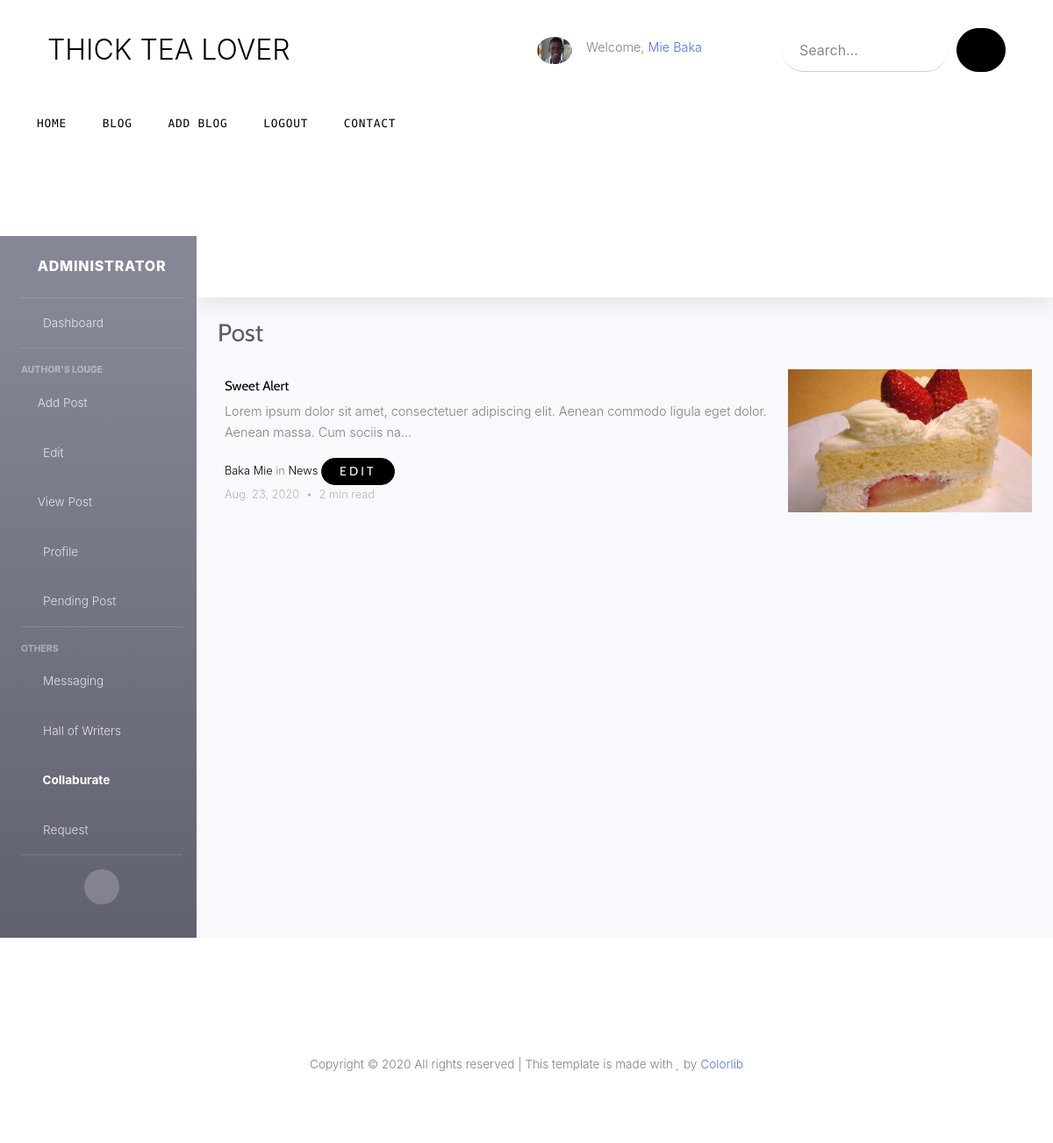
Screenshot of /dashboard/jj/posts-collaburation (signed in) with the database file from the repository.
### blog/models.py (models this page shows, shortened)
class Profile(models.Model):
    user = models.OneToOneField(User, null=True, on_delete=models.CASCADE)
    email_confirmed = models.BooleanField(default=False)
    number_of_post = models.IntegerField(null=True)
    number_of_views = models.IntegerField(null=True, default=0)
    profile_complete = models.BooleanField(null=True, default=False)
    birth_date = models.DateField(null=True , blank=True)
    bio = models.TextField(max_length=200 , null=True, blank=True)
    sex = models.CharField(max_length=6 , null=True, blank=True)
    location = models.CharField(max_length=30 , choices=COUNTRY, null=True, blank=True)
    cover_image = models.ImageField(default='default_image.jpg', null=True, upload_to='profile/images/')
    linkedin = models.URLField(max_length=80, null=True)
    twitter = models.URLField(max_length=80, null=True)
    github = models.URLField(max_length=80, null=True)
    whatsapp = models.URLField(null=True)
    visibility = models.BooleanField(null=True, default=False)

class Post(models.Model):
    author = models.ForeignKey(User, null = True, on_delete = models.SET_NULL, related_name='publisher')
    title = models.CharField(max_length=30, verbose_name="Post title")
    slug = models.SlugField(unique=True, max_length=100, null=True)
    body = RichTextUploadingField()
    created_on = models.DateTimeField(auto_now_add=True)
    cover_image = models.ImageField(default='teadefault.jpg', upload_to='images/')
    last_modified = models.DateTimeField(auto_now=True, blank=True)
    published_flag = models.BooleanField(null=True, default=False)
    status = models.CharField(max_length=7, null=True)
    number_of_comments = models.IntegerField(null=True)
    favorite = models.BooleanField(null=True)
    read_duration = models.IntegerField(null=True, default=3)
    number_of_views = models.IntegerField(null=True, default=0)
    new_tag = models.ManyToManyField('Tags', related_name='tag')
    categories = models.ManyToManyField('Category', related_name='posts')
    approved_by = models.ForeignKey(User, null=True, on_delete=models.SET_NULL, related_name='approval_officer' )
    def __str__(self):
        return self.title

class Category(models.Model):
    name = models.CharField(max_length=20, unique=True)
    added_by = models.ForeignKey(User, null=True, on_delete = models.CASCADE)
    created_on = models.DateTimeField(auto_now_add=True, null=True)

### blog/views.py (the view)
# urls.py: path("dashboard/<author>/posts-collaburation", views.dashboard_collabutation_view, name="dashboard_collabutation_view"),
@login_required
def dashboard_collabutation_view(request, author):
    if request.user.is_authenticated:
        try:
            _qs = User.objects.get(username=author)
            posts = Collaburating_author.objects.filter(requested_author=_qs).order_by('-created_on')
            post_list = []
            for pl_qs in posts:
                post_list.append(pl_qs.post)
            posts = Post.objects.filter(title__in=post_list)
        except Exception:
            pass
    context = {
        "bt_highlighted_dashboard_collabutation_view": True,
        "posts": posts,
        "author": author
    }
    return render(request, 'dashboard_view_post_collaburation.html', context)

### blog/templates/dashboard_view_post_collaburation.html (shortened to what this page needs)
{% extends "dashboard.html" %}
{% load static %}
{% block dashboard %}
<div class="container-fluid">
    <div class="d-sm-flex align-items-center justify-content-between mb-4">
        <h1 class="h3 mb-0 text-gray-800">Post</h1>
    </div>
    {% for post in posts %}
    <div class="post-entry-2 d-flex">
        <div class="thumbnail order-md-2" style="background-image: url('{{ post.cover_image.url }}')">
        </div>
        <div class="contents order-md-1 pl-2">
            {% if 'Ready' == post.status %}
            <h2><a href="{% url 'blog:blog_detail' slug=post.slug %}">{{ post.title }}</a></h2>
            {% endif %}
            <p class="mb-3">{{ post.body | truncatechars_html:120  | safe }}</p>
            <div class="post-meta">
                <span class="d-block">
                    <a href="{% url 'blog:blog_author' post.author %}">
                        {{ post.author.last_name }}
                        {{ post.author.first_name }}</a>
                    in
                    {% for category in post.categories.all %}
                    <a href="{% url 'blog:blog_category' category.name %}">{{ category.name }}</a>
                    {% endfor %}
                    {% if user.is_authenticated %}
                    <a href="{% url 'blog:collaburation_edit_blog' slug=post.slug   %}" onclick=""><span
                            class="btn btn-sm btn-success">Edit</span></a>
                    {% endif %}
                </span>
                <span class="date-read">{{ post.created_on.date }} <span class="mx-1">&bullet;</span>
                    {{ post.read_duration }} min
                    read
            </div>
        </div>
    </div>
    {% endfor %}
</div>
{% endblock %}

### templates/base.html (shortened to what this page needs)
{% load static %}
<!DOCTYPE html>
<html lang="en">
<head>
  <link rel="stylesheet" href="{% static 'fonts/icomoon/style.css' %}">
  <link rel="stylesheet" href="{% static 'css/bootstrap.min.css' %}">
  <link rel="stylesheet" href="{% static 'Bootstrap_Extra/css/bootstrap-select.css' %}">
  <link rel="stylesheet" href="{% static 'css/nav_tab.css' %}">
  <link rel="stylesheet" href="{% static 'css/jquery-ui.css' %}">
  <link rel="stylesheet" href="{% static 'css/tagsinput.css' %}">
  <link rel="stylesheet" href="{% static 'css/owl.carousel.min.css' %}">
  <link rel="stylesheet" href="{% static 'css/owl.theme.default.min.css' %}">
  <link rel="stylesheet" href="{% static 'css/owl.theme.default.min.css' %}">
  <link rel="stylesheet" href="{% static 'css/jquery.fancybox.min.css' %}">
  <link rel="stylesheet" href="{% static 'css/bootstrap-datepicker.css' %}">
  <link rel="stylesheet" href="{% static 'fonts/flaticon/font/flaticon.css' %}">
  <link rel="stylesheet" href="{% static 'dashboard/css/sb-admin-2.min.css' %}">
  <link rel="stylesheet" href="{% static 'dashboard/vendor/fontawesome-free/css/all.min.css' %}">
  <link rel="stylesheet" href="{% static 'css/aos.css' %}">
  <link href="{% static 'css/jquery.mb.YTPlayer.min.css' %}" media="all" rel="stylesheet" type="text/css">
  <link rel="stylesheet" href="{% static 'css/style.css' %}">
  <link rel="stylesheet" href="{% static 'css/profile.css' %}">
</head>
<body data-spy="scroll" data-target=".site-navbar-target" data-offset="300">
  <div class="site-wrap mb-2">
    <div class="header-top">
      <div class="container">
        <div class="row align-items-center">
          <div class="col-12 col-lg-6 d-flex">
            <a href="{% url 'blog:homepage_view' %}" class="site-logo">
              THICK TEA LOVER
            </a>
          </div>
            {% if user.is_authenticated %}
            <div class="col-12 col-lg-3 d-flex">
            <div class="bio-pic mr-3">
              <img src="{{ user.profile.cover_image.url  }}" alt="Profile Image" class="img-fluidid">
            </div>
            <div class="d-inline-block"> Welcome, <a
                href="{% url 'blog:dashboard_home' user.username %}">{{ user.get_full_name }}</a></div>
            </div>
            {% endif %}
              <form action="{% url 'blog:blog_index_search' %}" method="POST"
                class="col-12 col-lg-3 ml-auto align-items-center">
                <div class="d-flex">
                  <input type="search" name="search_word" class="form-control" id="search_word"
                    placeholder="Search...">
                  <button type="submit" class="btn btn-secondary"><span class="icon-search"></span></button>
                </div>
              </form>
          </div>
      </div>
      <div class="site-navbar py-2 js-sticky-header site-navbar-target d-none pl-0 d-lg-block" role="banner">
        <div class="container">
          <div class="row">
            <div class="d-flex align-items-center">
              <div class="mr-auto">
                <nav class="site-navigation position-relative text-right" role="navigation">
                  <ul class="site-menu main-menu js-clone-nav mr-auto d-none pl-0 d-lg-block">
                    {% if bt_highlighted_home %}
                    <li class="active"><a href="{% url 'blog:homepage_view' %}" class="nav-link text-left">Home</a></li>
                    {% else %}
                    <li class="home"><a href="{% url 'blog:homepage_view' %}" class="nav-link text-left">Home</a></li>
                    {% endif %}
                    {% if bt_highlighted_index %}
                    <li class="active"><a href="{% url 'blog:blog_index' %}" class="nav-link text-left">Blog</a></li>
                    {% else %}
                    <li class="blog"><a href="{% url 'blog:blog_index' %}" class="nav-link text-left">Blog</a></li>
                    {% endif %}
                    {% if user.is_authenticated %}
                    {% if bt_highlighted_add_blog %}
                    <li class="active"><a href="{% url 'blog:dashboard_add_post' user.username %}"
                      class="nav-link text-left">Add Blog</a></li>
                    {% else %}
                    <li class="add_blog"><a href="{% url 'blog:dashboard_add_post' user.username %}"
                      class="nav-link text-left">Add Blog</a></li>
                    {% endif %}
                    {% if bt_highlighted_logout %}
                    <li class="active"><a href="javascript:;" class="nav-link text-left"
                    onclick="log_out()">Logout</a></li>
                    {% else %}
                    <li class="logged_out"><a href="javascript:;" class="nav-link text-left"
                      onclick="log_out()">Logout</a></li>
                    {% endif %}
                  {% else %}
                  {% if bt_highlighte_signing %}
                  <li class="active"><a href="{% url 'accounts:login' %}" class="nav-link text-left">Login/Signup</a></li>
                  {% else %}
                  <li class="login_signup"><a href="{% url 'accounts:login' %}" class="nav-link text-left">Login/Signup</a></li>
                  {% endif %}
                    {% endif %}
                    {% if bt_highlighte_contact %}
                    <li class="active"><a href="{% url 'blog:blog_contact' %}" class="nav-link text-left">Contact</a></li>
                    {% else %}
                    <li class="Contact"><a href="{% url 'blog:blog_contact' %}" class="nav-link text-left">Contact</a></li>
                    {% endif %}
                  </ul>
                </nav>
              </div>
            </div>
          </div>
        </div>
      </div>
      {% block page_content %}
      {% endblock %}
      <div class="footer">
        <div class="container">
          <div class="row">
            <div class="col-12">
              <div class="copyright">
                <p>
                  Copyright &copy;
                  <script>document.write(new Date().getFullYear());</script> All rights reserved | This template is made
                  with <i class="icon-heart text-danger" aria-hidden="true"></i> by <a href="https://colorlib.com"
                    target="_blank">Colorlib</a>
                </p>
                <div class="ml-md-auto top-social d-lg-inline-block">
                  <a href="https://www.facebook.com/thicktealover" class="d-inline-block p-3"><span
                      class="icon-facebook"></span></a>
                  <a href="https://www.twitter.com/thicktealover" class="d-inline-block p-3"><span
                      class="icon-twitter"></span></a>
                  <a href="https://www.instagram.com/thicktealover" class="d-inline-block p-3"><span
                      class="icon-instagram"></span></a>
                </div>
              </div>
            </div>
          </div>
        </div>
      </div>
    </div>
</body>
</html>

### static/css/style.css (style rules this page uses)
html { overflow-x: hidden; }
body { line-height: 1.7; color: gray; font-weight: 300; font-size: .9rem; }
a { -webkit-transition: .3s all ease; -o-transition: .3s all ease; transition: .3s all ease; }
h1, h2, h3, h4, h5, .h1, .h2, .h3, .h4, .h5 { font-family: "Cabin", -apple-system, BlinkMacSystemFont, "Segoe UI", Roboto, "Helvetica Neue", Arial, sans-serif, "Apple Color Emoji", "Segoe UI Emoji", "Segoe UI Symbol", "Noto Color Emoji"; }
.site-wrap:before { display: none; -webkit-transition: .3s all ease-in-out; -o-transition: .3s all ease-in-out; transition: .3s all ease-in-out; background: rgba(0, 0, 0, 0.6); content: ""; position: absolute; z-index: 2000; top: 0; left: 0; right: 0; bottom: 0; opacity: 0; visibility: hidden; }
.site-logo { font-size: 2rem; color: #000; }
.site-navbar { margin-bottom: 0px; z-index: 1999; width: 100%; background: #fff; font-family: "B612 Mono", monospace; }
.site-navbar .site-navigation .site-menu { margin-left: 0; padding-left: 0; margin-bottom: 0; }
.site-navbar .site-navigation .site-menu a { text-decoration: none !important; display: inline-block; }
.site-navbar .site-navigation .site-menu > li { display: inline-block; }
.site-navbar .site-navigation .site-menu > li:first-child > a { padding-left: 0; }
.site-navbar .site-navigation .site-menu > li > a { text-transform: uppercase; font-size: .8rem; letter-spacing: .05rem; font-weight: 400; display: inline-block; text-decoration: none !important; color: #000; }
.header-top > .container { padding-top: 30px; padding-bottom: 30px; }
.btn { text-transform: uppercase; font-size: 14px; letter-spacing: .2rem; font-family: "Cabin", -apple-system, BlinkMacSystemFont, "Segoe UI", Roboto, "Helvetica Neue", Arial, sans-serif, "Apple Color Emoji", "Segoe UI Emoji", "Segoe UI Symbol", "Noto Color Emoji"; }
.post-meta { font-size: .8rem; }
.post-meta a { color: #000; }
.bio-pic { -webkit-box-flex: 0; -ms-flex: 0 0 40px; flex: 0 0 40px; }
.bio-pic img { max-width: 100%; border-radius: 50%; }
.date-read { color: #b4b4b4; }
.post-entry-1, .post-entry-2 { font-size: .9rem; margin-bottom: 30px; }
.post-entry-1 h2, .post-entry-2 h2 { font-size: 20px; }
.post-entry-1 h2 a, .post-entry-2 h2 a { color: #000; }
.post-entry-2 { font-size: .9rem; }
.post-entry-2 .thumbnail { background-size: cover; background-position: center; width: 30%; }
.post-entry-2 .contents { width: 70%; padding: 10px 20px; }
.post-entry-2 .contents h2 { font-size: 15px; }
.form-control { margin-right: 10px; height: 50px; padding-left: 20px; padding-right: 20px; border-radius: 30px; border: none; background: #fff; border-bottom: 1px solid transparent; border-bottom: 1px solid #ccc; }
.btn { border-radius: 30px; background: #000; padding-left: 20px; padding-right: 20px; border-color: #000; color: #fff; }
.footer { font-size: .85rem; text-align: center; padding: 2rem 0; }
.top-social a { color: #000; }

### rows the page displays
Post: cover_image (picture), title "Sweet Alert", body "Lorem ipsum dolor sit amet, consectetuer adipiscing elit. Aenean commodo ligula eget dolor. Aenean massa. Cum sociis na…", author.last_name "Baka", author.first_name "Mie", created_on "Aug. 23, 2020", read_duration "2"
Category: name "News"

### other values shown
{{ user.get_full_name }} "Mie Baka"
